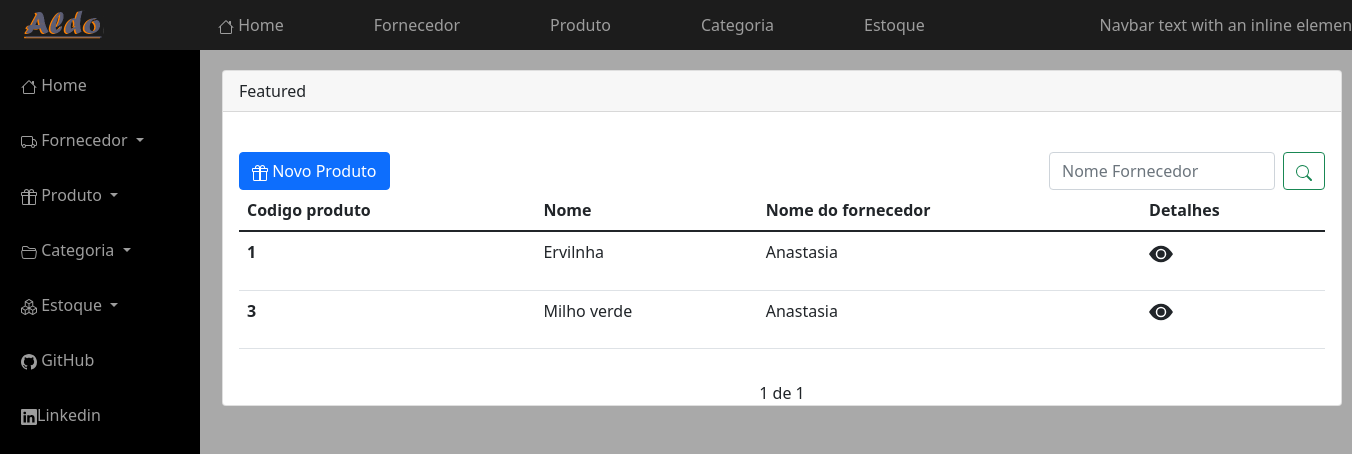
The app's page /produto/produto with its own data.
### produto/models.py (models this page shows, shortened)
class Produto(models.Model):
    inportado = models.BooleanField(default=False)
    ncm = models.CharField('NCM',max_length=8)
    produto = models.CharField('Nome', max_length=100, unique=True)
    fornecedor = models.ForeignKey(Fornecedor, on_delete=models.CASCADE)
    descricao = models.CharField('Descrição', max_length=200)
    unidade_medida = models.CharField('Unidade de medida', max_length=11, choices=UNIDADE_DE_MEDIDA)
    quantidade_embalagem = models.IntegerField('Qantidade na embalagem')
    preco = models.DecimalField('preço', max_digits=7, decimal_places=2)
    estoque = models.IntegerField('estoque Atual', null=True)
    estoque_minimo = models.IntegerField('estoque mínimo', default=0)
    class Meta:
        ordering = ('produto',)

### fornecedor/models.py (models this page shows, shortened)
class Fornecedor(models.Model):
    data_cadastro = models.DateTimeField(auto_now=True)
    Categoria = models.ForeignKey(Categoria, on_delete=models.CASCADE)
    nome = models.CharField('Nome Fantasia', max_length=100)
    nome_r = models.CharField('Nome Razão Social', max_length=100)
    CNPJ = models.CharField('cnpj', max_length=100)
    escricao_estadual = models.CharField('Escrição Estadual', max_length=100)
    rua = models.CharField('Rua', max_length=200)
    cep = models.CharField('CEP', max_length=10)
    numero = models.IntegerField('Numéro:')
    cidade = models.CharField('Cidade', max_length=50)
    bairro = models.CharField('Bairro', max_length=30)
    proximidade = models.CharField(max_length=30)
    complemento = models.CharField('Complemento', max_length=10)
    nome_contato = models.CharField('Nome', max_length=100)
    cargo = models.CharField('Cargo', max_length=10)
    telefone = models.CharField('Telefone', max_length=15)
    tipo_telefone = models.CharField(max_length=11, choices=TIPO_TELEFONE)
    Email = models.CharField('E-mail', max_length=100)
    tipo_email = models.CharField(max_length=11, choices=TIPO_EMAIL)

### produto/views.py (the view)
# urls.py: path('/produto', produtos, name='listar_produto'),
def produtos(request):
    search = request.GET.get('search')
    if search:
        produtos = Produto.objects.filter(produto__icontains=search)
    else:
        produto_list = Produto.objects.all()
        paginator = Paginator(produto_list, 5)
        page = request.GET.get('page')
        produtos = paginator.get_page(page)
    return render(request, 'produto/list_produto.html', {'produtos': produtos})

### produto/templates/produto/list_produto.html (shortened to what this page needs)
{% extends "core/includes/base.html"%}
{% block main %}
<div class="card" id="card_list_produto">
    <div class="card-header">
    Featured
  </div>
    <br>
  <div class="card-body">
      <div class="row">
          <div class="col">
          <a href="{% url 'produto_create'%}" class="btn btn-primary">
              Novo Produto
          </a>
          </div>
          <form class="d-flex"  id="t">
          <input class="form-control me-2" type="text" name="search"  placeholder="Nome Fornecedor" aria-label="Search">
          <button class="btn btn-outline-success" type="submit">
          </button>
          </form>
          <br>
      </div>
   <table class="table">
  <thead>
    <tr>
      <th scope="col">Codigo produto</th>
      <th scope="col">Nome</th>
      <th scope="col">Nome do fornecedor</th>
      <th scope="col">Detalhes</th>
    </tr>
  </thead>
  <tbody>
  {% for produto in produtos %}
    <tr>
      <th scope="row">{{produto.id}}</th>
      <td>{{produto.produto}}</td>
      <td>{{produto.fornecedor.nome}}</td>
      <td><a href="{% url 'produto_ver' produto.id %}" class="buton ">
         <p class="text-dark"><svg xmlns="http://www.w3.org/2000/svg" width="1.5em" height="1.5em" fill="currentColor" class="bi bi-eye-fill" viewBox="0 0 16 16">
             <path d="M10.5 8a2.5 2.5 0 1 1-5 0 2.5 2.5 0 0 1 5 0z"/>
             <path d="M0 8s3-5.5 8-5.5S16 8 16 8s-3 5.5-8 5.5S0 8 0 8zm8 3.5a3.5 3.5 0 1 0 0-7 3.5 3.5 0 0 0 0 7z"/>
             </svg></p>
      </a></td>
    </tr>
   {% endfor %}
  </tbody>
</table>
         </div>
    <div class="pagination">
        <span  class="step-links">
          <span>
              {{ produtos.number}} de {{ produtos.paginator.num_pages}}
          </span>
        </span><br>
    </div>
  </div>
</div>
{% endblock %}

### core/static/css/styles.css (style rules this page uses)
body { background-color : #A9A9A9; }
#t { width:300px; }
#card_list_produto { width:1120px; margin: 70px 0px 0px 210px; position: absolute; }
.pagination { margin-buttom:20px; }
.step-links { position:relative; margin-left: auto; margin-right: auto; }

### records on screen
Produto: id "1", produto "Ervilnha", fornecedor.nome "Anastasia"
Produto: id "3", produto "Milho verde", fornecedor.nome "Anastasia"

### other values on screen
{{ produtos.number }} "1"
{{ produtos.paginator.num_pages }} "1"
